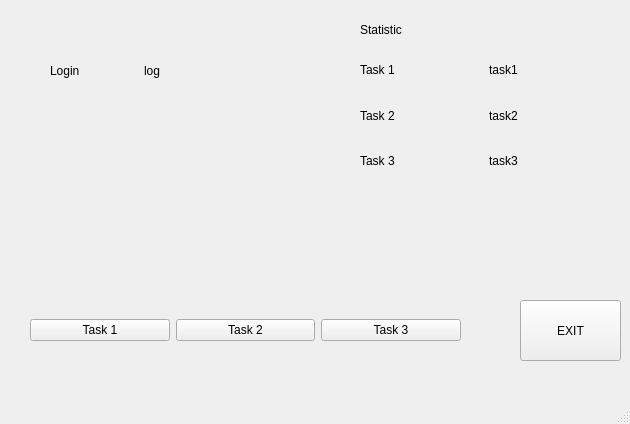
<?xml version="1.0" encoding="UTF-8"?>
<ui version="4.0">
 <class>MainWindow</class>
 <widget class="QMainWindow" name="MainWindow">
  <property name="geometry">
   <rect>
    <x>0</x>
    <y>0</y>
    <width>630</width>
    <height>424</height>
   </rect>
  </property>
  <property name="minimumSize">
   <size>
    <width>630</width>
    <height>424</height>
   </size>
  </property>
  <property name="maximumSize">
   <size>
    <width>630</width>
    <height>424</height>
   </size>
  </property>
  <property name="windowTitle">
   <string>MainWindow</string>
  </property>
  <widget class="QWidget" name="centralwidget">
   <widget class="QWidget" name="horizontalLayoutWidget">
    <property name="geometry">
     <rect>
      <x>30</x>
      <y>290</y>
      <width>431</width>
      <height>80</height>
     </rect>
    </property>
    <layout class="QHBoxLayout" name="horizontalLayout">
     <item>
      <widget class="QPushButton" name="Task1_Button">
       <property name="text">
        <string>Task 1</string>
       </property>
      </widget>
     </item>
     <item>
      <widget class="QPushButton" name="Task2_Button">
       <property name="text">
        <string>Task 2</string>
       </property>
      </widget>
     </item>
     <item>
      <widget class="QPushButton" name="Task3_Button">
       <property name="text">
        <string>Task 3</string>
       </property>
      </widget>
     </item>
    </layout>
   </widget>
   <widget class="QLabel" name="label_3">
    <property name="geometry">
     <rect>
      <x>360</x>
      <y>20</y>
      <width>69</width>
      <height>20</height>
     </rect>
    </property>
    <property name="text">
     <string>Statistic</string>
    </property>
   </widget>
   <widget class="QWidget" name="horizontalLayoutWidget_2">
    <property name="geometry">
     <rect>
      <x>360</x>
      <y>50</y>
      <width>251</width>
      <height>131</height>
     </rect>
    </property>
    <layout class="QHBoxLayout" name="horizontalLayout_3">
     <item>
      <layout class="QVBoxLayout" name="verticalLayout_2">
       <item>
        <widget class="QLabel" name="Task1">
         <property name="text">
          <string>Task 1</string>
         </property>
        </widget>
       </item>
       <item>
        <widget class="QLabel" name="Task2">
         <property name="text">
          <string>Task 2</string>
         </property>
        </widget>
       </item>
       <item>
        <widget class="QLabel" name="Task3">
         <property name="text">
          <string>Task 3</string>
         </property>
        </widget>
       </item>
      </layout>
     </item>
     <item>
      <layout class="QVBoxLayout" name="verticalLayout_3">
       <item>
        <layout class="QVBoxLayout" name="verticalLayout_4">
         <item>
          <widget class="QLabel" name="Label_point1">
           <property name="text">
            <string>task1</string>
           </property>
          </widget>
         </item>
         <item>
          <widget class="QLabel" name="Label_point2">
           <property name="text">
            <string>task2</string>
           </property>
          </widget>
         </item>
         <item>
          <widget class="QLabel" name="Label_point3">
           <property name="text">
            <string>task3</string>
           </property>
          </widget>
         </item>
        </layout>
       </item>
      </layout>
     </item>
    </layout>
   </widget>
   <widget class="QPushButton" name="Exit_button">
    <property name="geometry">
     <rect>
      <x>520</x>
      <y>300</y>
      <width>101</width>
      <height>61</height>
     </rect>
    </property>
    <property name="text">
     <string>EXIT</string>
    </property>
   </widget>
   <widget class="QWidget" name="horizontalLayoutWidget_3">
    <property name="geometry">
     <rect>
      <x>50</x>
      <y>40</y>
      <width>181</width>
      <height>61</height>
     </rect>
    </property>
    <layout class="QHBoxLayout" name="horizontalLayout_4">
     <item>
      <widget class="QLabel" name="Login">
       <property name="text">
        <string>Login</string>
       </property>
      </widget>
     </item>
     <item>
      <widget class="QLabel" name="Label_login">
       <property name="text">
        <string>log</string>
       </property>
      </widget>
     </item>
    </layout>
   </widget>
  </widget>
  <widget class="QMenuBar" name="menubar">
   <property name="geometry">
    <rect>
     <x>0</x>
     <y>0</y>
     <width>630</width>
     <height>25</height>
    </rect>
   </property>
  </widget>
  <widget class="QStatusBar" name="statusbar"/>
  <action name="actionExit">
   <property name="text">
    <string>Exit</string>
   </property>
  </action>
  <action name="actiontask_1">
   <property name="text">
    <string>task 1</string>
   </property>
  </action>
  <action name="actiontask_2">
   <property name="text">
    <string>task 2</string>
   </property>
  </action>
  <action name="actiontask3">
   <property name="text">
    <string>task3</string>
   </property>
  </action>
 </widget>
 <resources/>
 <connections/>
</ui>
